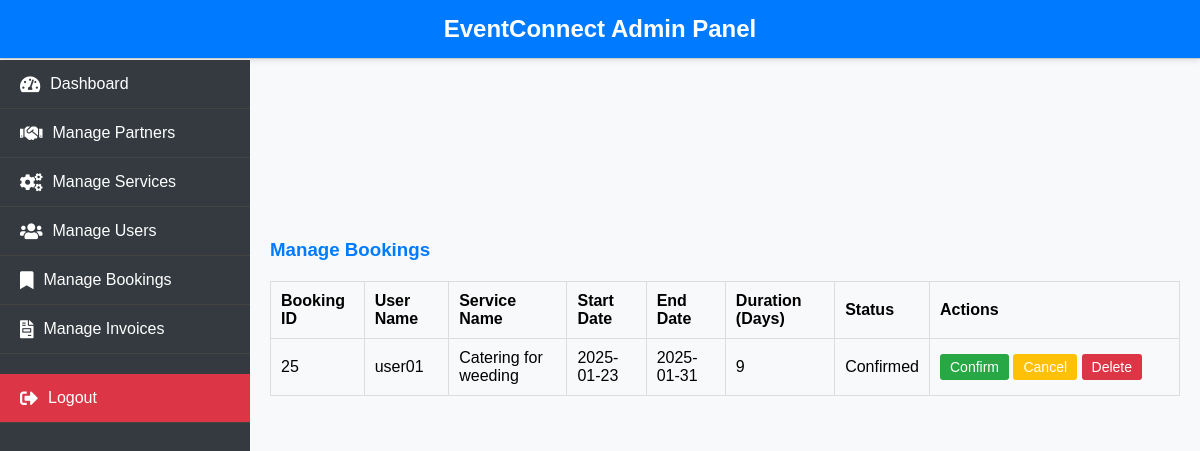
Screenshot of /Manage_bookings.php (signed in) with the database file from the repository.
### tables this page shows
CREATE TABLE `bookings` (
  `booking_id` int(11) NOT NULL,
  `service_id` int(11) NOT NULL,
  `service_name` varchar(255) NOT NULL,
  `user_id` int(11) NOT NULL,
  `start_date` date NOT NULL,
  `end_date` date NOT NULL,
  `duration` int(11) GENERATED ALWAYS AS (to_days(`end_date`) - to_days(`start_date`) + 1) STORED,
  `total_cost` decimal(10,2) DEFAULT NULL,
  `created_at` datetime DEFAULT current_timestamp(),
  `updated_at` datetime DEFAULT current_timestamp() ON UPDATE current_timestamp(),
  `status` enum('confirmed','cancelled','pending') DEFAULT 'pending'
);

CREATE TABLE `users` (
  `id` int(11) NOT NULL,
  `first_name` varchar(255) DEFAULT NULL,
  `last_name` varchar(255) DEFAULT NULL,
  `username` varchar(255) NOT NULL,
  `email` varchar(255) NOT NULL,
  `password` varchar(255) NOT NULL,
  `status` enum('active','banned') DEFAULT 'active',
  `reg_date` timestamp NOT NULL DEFAULT current_timestamp()
);

CREATE TABLE `manageservices` (
  `id` int(11) NOT NULL,
  `service_name` varchar(255) DEFAULT NULL,
  `description` text DEFAULT NULL,
  `cost` decimal(10,2) DEFAULT NULL,
  `service_date` datetime DEFAULT NULL,
  `venue` varchar(255) DEFAULT NULL,
  `organizer` int(11) DEFAULT NULL,
  `status` enum('pending','approved','rejected') DEFAULT 'pending',
  `created_at` timestamp NOT NULL DEFAULT current_timestamp(),
  `updated_at` timestamp NOT NULL DEFAULT current_timestamp() ON UPDATE current_timestamp(),
  `service_category` varchar(255) NOT NULL
);

### Manage_bookings.php (the view, shortened to what this page needs)
<?php
require('db_config.php');
?>
<!DOCTYPE html>
<html lang="en">
<head>
</head>
<body>
    <?php include('sidebar.php'); ?>
    <div class="content">
        <h3>Manage Bookings</h3>
        <table>
            <thead>
                <tr>
                    <th>Booking ID</th>
                    <th>User Name</th>
                    <th>Service Name</th>
                    <th>Start Date</th>
                    <th>End Date</th>
                    <th>Duration (Days)</th>
                    <th>Status</th>
                    <th class="actions">Actions</th>
                </tr>
            </thead>
            <tbody>
                <?php
                $query = "
                    SELECT
                        b.booking_id,
                        u.username AS user_name,
                        ms.service_name,
                        b.start_date,
                        b.end_date,
                        DATEDIFF(b.end_date, b.start_date) + 1 AS duration,
                        b.status
                    FROM
                        Bookings b
                    JOIN
                        Users u ON b.user_id = u.id
                    JOIN
                        manageservices ms ON b.service_id = ms.id
                ";
                $result = $con->query($query);
                while ($row = $result->fetch_assoc()) {
                    $status_display = ucfirst($row['status']);
                    echo "<tr>
                        <td>" . htmlspecialchars($row['booking_id']) . "</td>
                        <td>" . htmlspecialchars($row['user_name']) . "</td>
                        <td>" . htmlspecialchars($row['service_name']) . "</td>
                        <td>" . htmlspecialchars($row['start_date']) . "</td>
                        <td>" . htmlspecialchars($row['end_date']) . "</td>
                        <td>" . htmlspecialchars($row['duration']) . "</td>
                        <td>" . $status_display . "</td>
                        <td class='actions'>
                            <a href='?update_status=confirmed&id=" . $row['booking_id'] . "' class='action-btn approve-btn'>Confirm</a>
                            <a href='?update_status=cancelled&id=" . $row['booking_id'] . "' class='action-btn reject-btn'>Cancel</a>
                            <a href='?delete_id=" . $row['booking_id'] . "' class='action-btn delete-btn' onclick='return confirm(\"Are you sure?\");'>Delete</a>
                        </td>
                    </tr>";
                }
                ?>
            </tbody>
        </table>
    </div>
</body>
</html>

### Manage_bookings.php (style rules this page uses)
body { margin: 0; font-family: Arial, sans-serif; }
.content { margin-left: 250px; padding: 20px; }
table { width: 100%; border-collapse: collapse; margin: 20px 0; }
table th, table td { border: 1px solid #ddd; padding: 10px; text-align: left; }
table th { background-color: #f8f9fa; }
td.actions, th.actions { width: 250px; }
.action-btn { padding: 5px 10px; text-decoration: none; color: white; border-radius: 3px; font-size: 14px; }
.delete-btn { background-color: #dc3545; }
.approve-btn { background-color: #28a745; }
.reject-btn { background-color: #ffc107; }

### sidebar.php (style rules this page uses)
* { margin: 0; padding: 0; box-sizing: border-box; }
body { font-family: Arial, sans-serif; background-color: #f8f9fa; }
.content { margin-left: 250px; padding: 20px; margin-top: 60px; }
.content h3 { color: #007bff; margin-bottom: 10px; }

### rows the page displays
bookings: booking_id "25", user.username "user01", service.service_name "Catering for weeding", start_date "2025-01-23", end_date "2025-01-31", duration "9", status "Confirmed"
